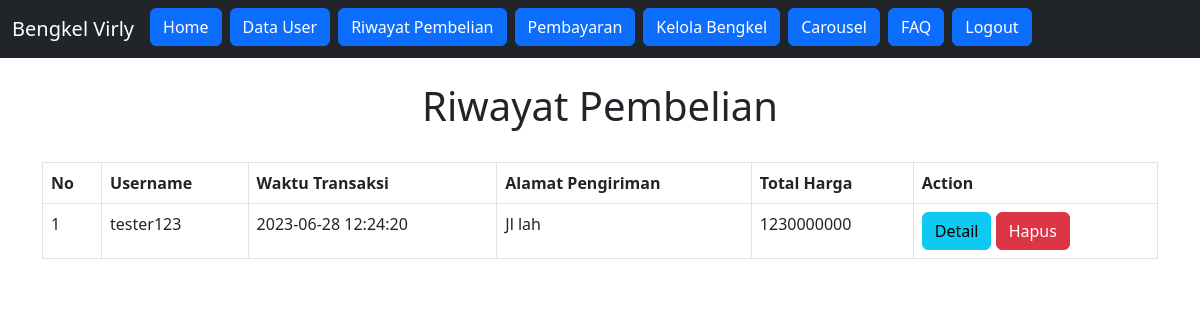
Page /admin/riwayatadmin.php (signed in) on the committed database.
### tables this page shows
CREATE TABLE `pembelian` (
  `id` int(11) NOT NULL,
  `id_user` int(11) NOT NULL,
  `subtotal` int(11) NOT NULL,
  `tanggal` timestamp NOT NULL DEFAULT current_timestamp() ON UPDATE current_timestamp(),
  `alamat` text NOT NULL,
  `pengiriman` varchar(20) NOT NULL,
  `pembayaran` varchar(20) NOT NULL
);

CREATE TABLE `user` (
  `id` int(11) NOT NULL,
  `username` varchar(100) NOT NULL,
  `email` varchar(100) NOT NULL,
  `password` varchar(10) NOT NULL,
  `telepon` int(20) NOT NULL,
  `alamat` varchar(1000) DEFAULT NULL,
  `tipe` varchar(20) NOT NULL
);

### admin/riwayatadmin.php (the view, shortened to what this page needs)
<?php
if (isset($_GET['tanggal'])) {
  $tanggal = $_GET['tanggal'];
  $query_filter = "WHERE DATE(pembelian.tanggal) = '$tanggal'";
} else {
  $query_filter = '';
}
?>
<!DOCTYPE html>
<html lang="en">
<head>
    <?php include '../koneksi.php' ?>
    <?php include '../component.php' ?>
</head>
<body>
<?php include 'headeradmin.php' ?>
<div class="container">
    <br><h1><center>Riwayat Pembelian</center></h1><br>
    <table class="table table-bordered">
	    <thead>
        <tr>
		      <th>No</th>
		      <th>Username</th>
          <th>Waktu Transaksi</th>
		      <th>Alamat Pengiriman</th>
		      <th>Total Harga</th>
          <th>Action</th>
	      </tr>
      </thead>
      <tbody>
      <?php $nomor=1; ?>
      <?php
        $query = "SELECT * FROM pembelian
                  JOIN detail_pembelian ON pembelian.id = detail_pembelian.id_pembelian
                  JOIN user ON pembelian.id_user = user.id
                  JOIN mobil ON detail_pembelian.id_mobil = mobil.id
                  $query_filter
                  GROUP BY detail_pembelian.id_pembelian";
        $ambil = $koneksi->query($query);
      ?>
	    <?php while ($pecah = $ambil->fetch_assoc()){ ?>
		    <tr>
          <td><?php echo $nomor; ?></td>
			    <td><?php echo $pecah['username']; ?></td>
          <td><?php echo $pecah['tanggal']; ?></td>
          <td><?php echo $pecah['alamat']; ?></td>
          <td><?php echo $pecah['subtotal']; ?></td>
          <td>
            <a href="detailriwayatadmin.php?id=<?php echo $pecah['id_pembelian'] ?>" class="btn btn-info">Detail</a>
            <a href="deleteriwayatadmin.php?id=<?php echo $pecah['id_pembelian'] ?>" class="btn-danger btn">Hapus</a>
          </td>
	      </tr>
	      <?php $nomor++; ?>
      <?php } ?>
      </tbody>
    </table>
</div>
</body>
</html>

### rows in the picture
pembelian: id_user.username "tester123", tanggal "2023-06-28 12:24:20", id_user.alamat "Jl lah", subtotal "1230000000"
